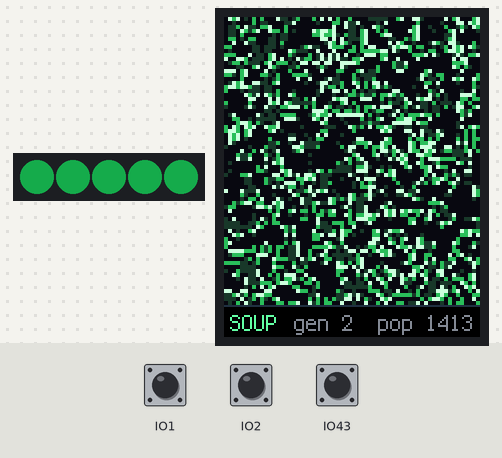
Simulated run of this program. Board: ESP32 board running CircuitPython. Parts: 5 RGB LEDs in strip order, left to right, 128×160 colour display. Inputs (shaded band) come from the test bench; at power-on: IO1 HIGH, IO2 HIGH, IO43 HIGH. Dim RGB values are drawn brighter than linear; random numbers come from a fixed seed; the interpreter's speed is modelled, so counts of loop turns are approximate; what the program prints to the serial console is not drawn.

Above: at 1.4 s.
1.5 s: IO1 pulled LOW for 1 s
At 1.88 s:
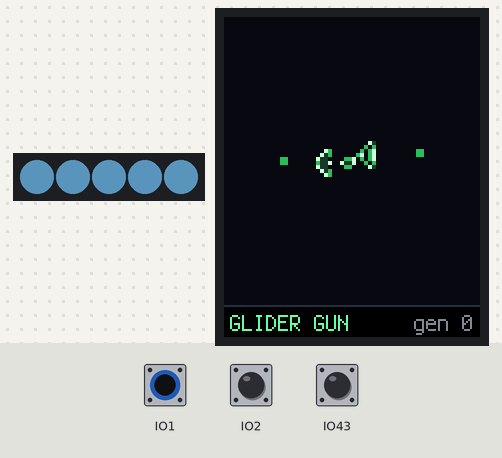
4.0 s: IO2 pulled LOW for 0.2 s
At 5.2 s:
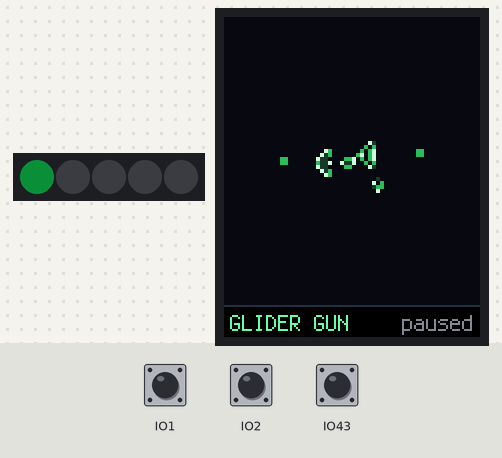
5.7 s: IO1 pulled LOW for 0.2 s
At 6.8 s:
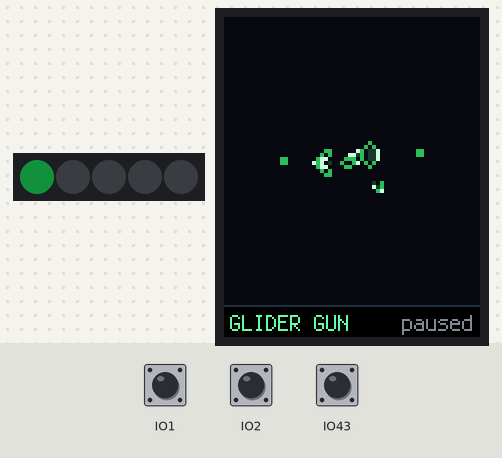
7.4 s: IO2 pulled LOW for 0.2 s
At 8.73 s:
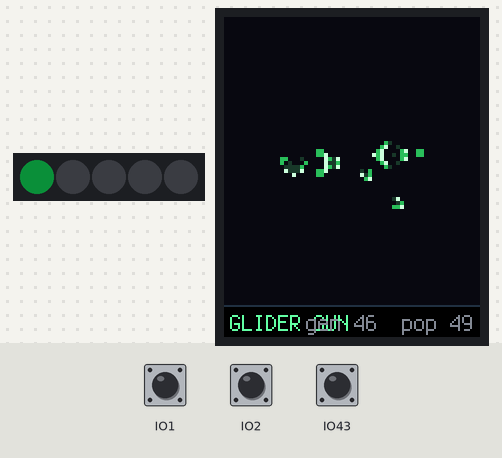
9.1 s: IO1 pulled LOW for 0.2 s
At 10.79 s:
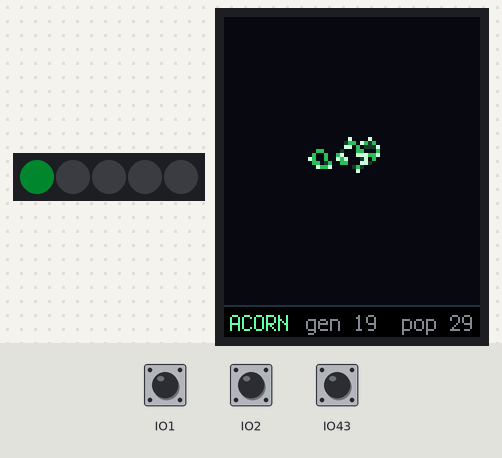
10.8 s: IO1 pulled LOW for 3.2 s
At 10.95 s:
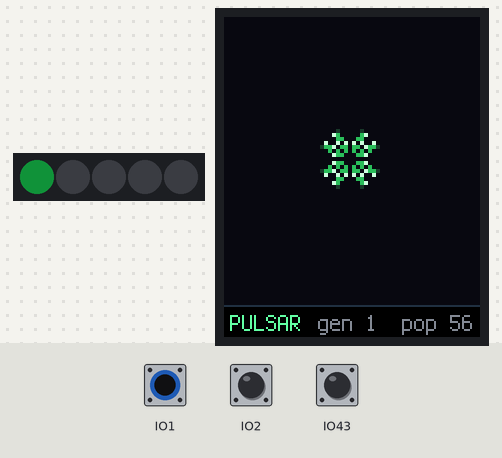
Timing chart, 0 to 13.8 s (numbered marks = the images above; inputs shaded):
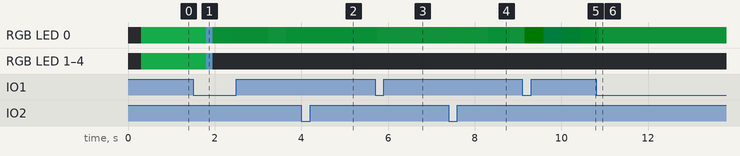

The program:

code.py
```python
"""
code.py -- Conway's Game of Life for the Carolina Code Conference 2026 badge.
============================================================================
A 64x72 torus running Conway's Life, seeded from a menu of the classic
patterns or from random soup. It watches itself for stalemates and
reseeds when nothing is happening any more, so the badge can sit on a
table running forever.

Controls
--------
  SW1  -- next seed (cycles the patterns below, then random soup)
  SW2  -- pause / resume  (while paused, SW1 single-steps one generation)
  SW3  -- speed: fast / normal / slow

The rules, for completeness: a live cell with 2 or 3 live neighbours
survives, a dead cell with exactly 3 is born, everything else dies.

How this is fast enough
-----------------------
The obvious implementation visits every cell and counts its eight
neighbours. On a 64x72 grid that is 4608 cells and ~37000 neighbour
reads per generation, which in CircuitPython is a slideshow.

So this does not do that. Each *row* is stored as one Python integer,
one bit per cell, and a whole row of neighbour counts is computed with
about twenty integer operations -- no per-cell loop at all. Python
integers are arbitrary width and the operations happen in C, so a
64-wide row costs the same as an 8-wide one.

The trick is a carry-save adder. You cannot add two bitmaps directly,
but you can add them the way hardware does: `a ^ b` is the sum bit and
`a & b` is the carry, so a stack of XOR/AND pairs adds several bitmaps
at once and leaves the count in binary *across* several words. Three
words hold a 0..9 neighbourhood total, and the Life rule is then two
bit patterns:

    total == 3                 -> born or survives
    total == 4 and was alive   -> survives

(`total` includes the cell itself, which is why the numbers are 3 and 4
rather than the 3 and 2 you see in the rules.)

Simulating a generation costs about 1800 integer ops. Drawing it costs
one `fill_region` per cell that *changed*, which is why the renderer
diffs against the previous generation instead of repainting the grid --
in a settled pattern that is a handful of cells, and the badge idles.
"""

# --- backlight off FIRST, before the slow adafruit imports ---------
# Same trick the launcher uses: the panel powers up bright white, so
# claim IO5 and drive it low before spending seconds on imports.
import board
import digitalio
bl = digitalio.DigitalInOut(board.IO5)
bl.direction = digitalio.Direction.OUTPUT
bl.value = False

import time
import random
import busio
import displayio
import fourwire
import terminalio
import neopixel
import adafruit_st7735r
from adafruit_display_text import label

# `bitmaptools` is a built-in module on the ESP32-S3 CircuitPython
# build. The pure-Python fallback keeps the sample running (slowly) on
# a build without it rather than crashing on import.
try:
    from bitmaptools import fill_region
except ImportError:
    def fill_region(bmp, x1, y1, x2, y2, value):
        for _y in range(y1, y2):
            for _x in range(x1, x2):
                bmp[_x, _y] = value


# ==================================================================
# Geometry. The display is 128 wide x 160 tall (portrait): the top
# 144 rows are the grid, the bottom 16 are one line of HUD.
# ==================================================================
CELL = 2                     # pixels per cell; 2 -> 64x72, 4 -> 32x36
COLS = 128 // CELL
ROWS = 144 // CELL
GRID_H = ROWS * CELL
HUD_Y = GRID_H

MASK = (1 << COLS) - 1       # one bit per column
LAST = COLS - 1


# ==================================================================
# Palette. Cells are drawn in four states so the eye can see which way
# the pattern is moving: a cell that has just appeared is bright, one
# that has just died leaves a dim ghost for a single generation.
# ==================================================================
BG = 0
ALIVE = 1
BORN = 2
GHOST = 3

palette = displayio.Palette(4)
palette[BG] = 0x080810
palette[ALIVE] = 0x2FBF5F
palette[BORN] = 0xC8FFD8
palette[GHOST] = 0x1B3A2A


# ==================================================================
# Seeds. '#' is a live cell, '.' is dead -- the same ASCII-art idiom
# the Doom sprites use. These are the standard published patterns;
# they are placed centred on the grid.
# ==================================================================
GLIDER_GUN = (
    "........................#...........",
    "......................#.#...........",
    "............##......##............##",
    "...........#...#....##............##",
    "##........#.....#...##..............",
    "##........#...#.##....#.#...........",
    "..........#.....#.......#...........",
    "...........#...#....................",
    "............##......................",
)

PULSAR = (
    "..###...###..",
    ".............",
    "#....#.#....#",
    "#....#.#....#",
    "#....#.#....#",
    "..###...###..",
    ".............",
    "..###...###..",
    "#....#.#....#",
    "#....#.#....#",
    "#....#.#....#",
    ".............",
    "..###...###..",
)

ACORN = (
    ".#.....",
    "...#...",
    "##..###",
)

R_PENTOMINO = (
    ".##",
    "##.",
    ".#.",
)

LWSS = (
    "#..#.",
    "....#",
    "#...#",
    ".####",
)

# (name, art or None for random soup)
SEEDS = (
    ("SOUP", None),
    ("GLIDER GUN", GLIDER_GUN),
    ("ACORN", ACORN),
    ("PULSAR", PULSAR),
    ("R-PENTOMINO", R_PENTOMINO),
    ("SPACESHIP", LWSS),
)


# ==================================================================
# Hardware
# ==================================================================
pixels = neopixel.NeoPixel(board.IO4, 5, brightness=0.3, auto_write=False)


def _btn(pin):
    b = digitalio.DigitalInOut(pin)
    b.switch_to_input(pull=digitalio.Pull.UP)
    return b


sw1 = _btn(board.IO1)
sw2 = _btn(board.IO2)
sw3 = _btn(board.IO43)

# Keep the font chip off the shared SPI bus.
font_cs = digitalio.DigitalInOut(board.IO9)
font_cs.direction = digitalio.Direction.OUTPUT
font_cs.value = True

displayio.release_displays()
spi = busio.SPI(clock=board.IO12, MOSI=board.IO11)
display_bus = fourwire.FourWire(
    spi,
    command=board.IO6,
    chip_select=board.IO10,
    reset=board.IO7,
    baudrate=8_000_000,
)
display = adafruit_st7735r.ST7735R(
    display_bus,
    width=128,
    height=160,
    rotation=0,
    bgr=True,
    auto_refresh=False,
)


# ==================================================================
# Scene
# ==================================================================
scene = displayio.Group()

grid_bmp = displayio.Bitmap(COLS * CELL, GRID_H, 4)
scene.append(displayio.TileGrid(grid_bmp, pixel_shader=palette, x=0, y=0))

hud_bmp = displayio.Bitmap(128, 160 - HUD_Y, 2)
hud_pal = displayio.Palette(2)
hud_pal[0] = 0x000000
hud_pal[1] = 0x203040
scene.append(displayio.TileGrid(hud_bmp, pixel_shader=hud_pal, x=0, y=HUD_Y))

name_lbl = label.Label(terminalio.FONT, text="", color=0x60FFA0)
name_lbl.anchor_point = (0.0, 0.5)
name_lbl.anchored_position = (3, HUD_Y + 9)
scene.append(name_lbl)

stat_lbl = label.Label(terminalio.FONT, text="", color=0x808890)
stat_lbl.anchor_point = (1.0, 0.5)
stat_lbl.anchored_position = (125, HUD_Y + 9)
scene.append(stat_lbl)

display.root_group = scene

fill_region(hud_bmp, 0, 0, 128, 1, 1)        # hairline under the grid


# ==================================================================
# The simulation
# ==================================================================
def _triple(r):
    """Each cell plus its left and right neighbour, summed.

    Returns (ones, twos): the count at each bit position is
    `2*twos + ones`, so 0..3. The shifts wrap around the ends, which is
    what makes the grid a torus rather than a box -- a glider that
    leaves the right edge comes back in on the left.
    """
    left = ((r << 1) | (r >> LAST)) & MASK
    right = (r >> 1) | ((r & 1) << LAST)
    return (left ^ r ^ right,
            (left & r) | (left & right) | (r & right))


def life_step(rows):
    """One generation. `rows` is a list of ROWS ints, one bit per cell."""
    out = [0] * ROWS
    for y in range(ROWS):
        mid = rows[y]
        # rows[-1] is the last row, so the top edge wraps for free.
        up = rows[y - 1]
        dn = rows[y + 1] if y + 1 < ROWS else rows[0]

        # Three horizontal sums, each 0..3 as (ones, twos).
        a1, a2 = _triple(up)
        b1, b2 = _triple(mid)
        c1, c2 = _triple(dn)

        # Add the three "ones" words, and the three "twos" words,
        # carry-save style: XOR is the sum bit, majority is the carry.
        s1 = a1 ^ b1 ^ c1
        s2 = (a1 & b1) | (a1 & c1) | (b1 & c1)
        t2 = a2 ^ b2 ^ c2
        t4 = (a2 & b2) | (a2 & c2) | (b2 & c2)

        # Fold the two weight-2 words together, then the two weight-4.
        w2 = s2 ^ t2
        c4 = s2 & t2
        w4 = c4 ^ t4
        w8 = c4 & t4

        # The neighbourhood total (including the cell) is now binary
        # across s1/w2/w4/w8. Life needs only two of the sixteen cases.
        three = s1 & w2 & ~w4 & ~w8          # total == 3  -> 0b0011
        four = ~s1 & ~w2 & w4 & ~w8          # total == 4  -> 0b0100
        out[y] = (three | (mid & four)) & MASK
    return out


def population(rows):
    """Live cells. bin().count() beats any loop we could write here."""
    n = 0
    for r in rows:
        n += bin(r).count("1")
    return n


# ==================================================================
# Seeding
# ==================================================================
def _rand_row():
    v = 0
    bits = 0
    while bits < COLS:
        v |= random.getrandbits(16) << bits
        bits += 16
    return v & MASK


def soup():
    """Random fill at 3/8 density -- 1/2 burns down to ash too fast."""
    return [(_rand_row() | _rand_row()) & _rand_row() for _ in range(ROWS)]


def from_art(art):
    """Centre an ASCII pattern on an empty grid."""
    rows = [0] * ROWS
    h = len(art)
    w = len(art[0])
    y0 = (ROWS - h) // 2
    x0 = (COLS - w) // 2
    for j in range(h):
        line = art[j]
        bits = 0
        for i in range(w):
            if line[i] != ".":
                bits |= 1 << (x0 + i)
        rows[y0 + j] = bits & MASK
    return rows


def seed(idx):
    name, art = SEEDS[idx % len(SEEDS)]
    return name, (soup() if art is None else from_art(art))


# ==================================================================
# Renderer -- only the cells that changed.
# ==================================================================
def draw_all(rows):
    fill_region(grid_bmp, 0, 0, COLS * CELL, GRID_H, BG)
    for y in range(ROWS):
        r = rows[y]
        x = 0
        while r:
            if r & 1:
                fill_region(grid_bmp, x * CELL, y * CELL,
                            x * CELL + CELL, y * CELL + CELL, ALIVE)
            r >>= 1
            x += 1


def draw_diff(old, new, prev_born, prev_died):
    """Repaint only what changed, plus last generation's highlights.

    A cell drawn BORN or GHOST last time has to be repainted even if its
    state did not change this time, or the bright and dim marks would
    never fade.
    """
    born_rows = [0] * ROWS
    died_rows = [0] * ROWS
    for y in range(ROWS):
        o = old[y]
        n = new[y]
        born = n & ~o
        died = o & ~n
        born_rows[y] = born
        died_rows[y] = died

        todo = (born | died | prev_born[y] | prev_died[y]) & MASK
        if not todo:
            continue
        x = 0
        while todo:
            if todo & 1:
                bit = 1 << x
                if n & bit:
                    color = BORN if (born & bit) else ALIVE
                else:
                    color = GHOST if (died & bit) else BG
                fill_region(grid_bmp, x * CELL, y * CELL,
                            x * CELL + CELL, y * CELL + CELL, color)
            todo >>= 1
            x += 1
    return born_rows, died_rows


# ==================================================================
# LEDs -- population as a bar, so a dying grid visibly dims.
# ==================================================================
LED_FULL = COLS * ROWS * 0.16        # what counts as a "busy" grid


def update_leds(pop, flash=False):
    if flash:
        for i in range(5):
            pixels[i] = (120, 200, 255)
        pixels.show()
        return
    level = pop / LED_FULL * 5.0
    for i in range(5):
        v = level - i
        if v <= 0:
            pixels[i] = (0, 0, 0)
        else:
            if v > 1.0:
                v = 1.0
            pixels[i] = (int(20 * v), int(160 * v), int(70 * v))
    pixels.show()


# ==================================================================
# Main
# ==================================================================
SPEEDS = (0.0, 0.07, 0.2)            # seconds per generation
SPEED_NAMES = ("fast", "normal", "slow")

# A pattern that has settled into a still life or a period-2 blinker
# will never do anything again, and an unattended badge showing a
# frozen grid looks broken. Compare against the state one and two
# generations back and reseed when it stops moving.
STALL_LIMIT = 24
MAX_GENS = 1500                      # move on eventually regardless

try:
    random.seed(time.monotonic_ns())
except AttributeError:
    pass

seed_idx = 0
speed_idx = 1
paused = False

name, rows = seed(seed_idx)
prev1 = None
prev2 = None
prev_born = [0] * ROWS
prev_died = [0] * ROWS
gen = 0
stall = 0

draw_all(rows)
pop = population(rows)
name_lbl.text = name
stat_lbl.text = "gen 0"
display.refresh()
bl.value = True
update_leds(pop)

sw1_prev = sw2_prev = sw3_prev = True
next_at = time.monotonic()
hud_at = 0.0
print("GameOfLife: %dx%d grid, seed %s" % (COLS, ROWS, name))


def reseed(idx, why):
    global rows, prev1, prev2, prev_born, prev_died, gen, stall, name, pop
    name, rows = seed(idx)
    prev1 = prev2 = None
    prev_born = [0] * ROWS
    prev_died = [0] * ROWS
    gen = 0
    stall = 0
    draw_all(rows)
    pop = population(rows)
    name_lbl.text = name
    stat_lbl.text = "gen 0"
    display.refresh()
    update_leds(pop, flash=True)
    print("GameOfLife: %s -> %s" % (why, name))


while True:
    now = time.monotonic()

    # ---- buttons -------------------------------------------------
    v1, v2, v3 = sw1.value, sw2.value, sw3.value
    p1 = (not v1) and sw1_prev
    p2 = (not v2) and sw2_prev
    p3 = (not v3) and sw3_prev
    sw1_prev, sw2_prev, sw3_prev = v1, v2, v3

    if p1 and not paused:
        seed_idx += 1
        reseed(seed_idx, "SW1")
        continue
    if p2:
        paused = not paused
        stat_lbl.text = "paused" if paused else "gen %d" % gen
        display.refresh()
    if p3:
        speed_idx = (speed_idx + 1) % len(SPEEDS)
        name_lbl.text = "%s %s" % (name, SPEED_NAMES[speed_idx])
        display.refresh()

    if paused:
        # While paused SW1 becomes a single-step, which is the only way
        # to actually read a glider one generation at a time.
        if not p1:
            time.sleep(0.02)
            continue

    if now < next_at:
        time.sleep(0.002)
        continue
    next_at = now + SPEEDS[speed_idx]

    # ---- one generation ------------------------------------------
    new = life_step(rows)
    prev_born, prev_died = draw_diff(rows, new, prev_born, prev_died)
    prev2 = prev1
    prev1 = rows
    rows = new
    gen += 1
    display.refresh()

    # ---- has it stopped doing anything? --------------------------
    if rows == prev1 or (prev2 is not None and rows == prev2):
        stall += 1
    else:
        stall = 0

    if now - hud_at >= 0.4:
        hud_at = now
        pop = population(rows)
        stat_lbl.text = "gen %d  pop %d" % (gen, pop)
        update_leds(pop)

    if pop == 0:
        reseed(seed_idx + 1, "extinct")
        seed_idx += 1
    elif stall >= STALL_LIMIT:
        reseed(seed_idx + 1, "settled")
        seed_idx += 1
    elif gen >= MAX_GENS:
        reseed(seed_idx + 1, "time")
        seed_idx += 1
```

Measured:
- after the input at 5.7 s, RGB LED 0: RGB(1, 15, 6) → RGB(2, 17, 7) after 0.06 s; the display: changes after 0.06 s (image 3)
- after the input at 7.4 s, RGB LED 0: RGB(2, 17, 7) → RGB(2, 18, 7) after 0.08 s, → RGB(2, 17, 7) 0.41 s later, → RGB(1, 15, 6) 0.42 s later, → RGB(2, 17, 7) 0.50 s later; the display: first changes at once (image 4 shows a later state)
